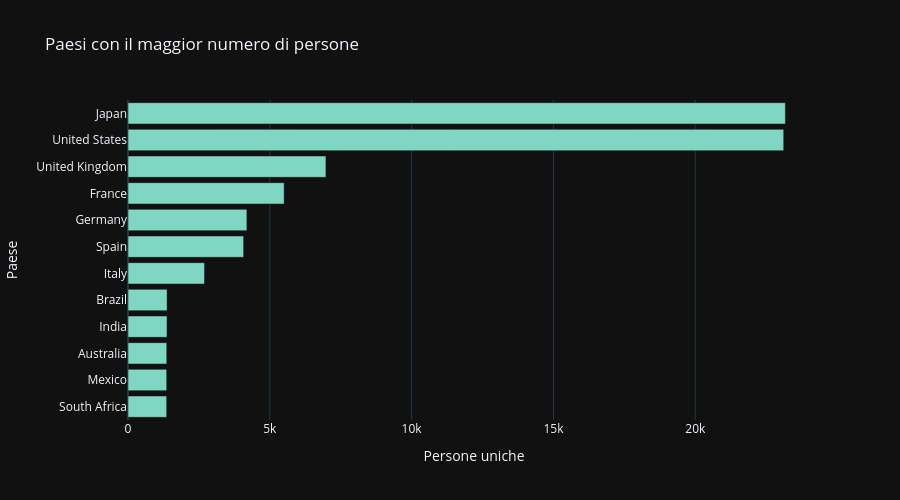

Write notebook code for a chart like this one.
### Code cell
bar_df = (
    country_counts.sort_values("n_people", ascending=False).head(12)
)

fig = px.bar(
    bar_df, x="n_people", y="country",  orientation="h", title="Paesi con il maggior numero di persone",
    labels={
        "n_people": "Persone uniche", "country": "Paese"
    }
)
fig.update_traces(marker_color="#7fd6c2")

fig.update_layout(
    width=900, height=500
)
fig.update_yaxes(autorange="reversed")
fig.show()

### Figure 1 — Plotly figure (JSON) as saved in the notebook; plotly's stock layout.template omitted (floating-point values rounded to 4 significant figures)
{"data": [{"hovertemplate": "Persone uniche=%{x}<br>Paese=%{y}<extra></extra>", "legendgroup": "", "marker": {"color": "#7fd6c2", "pattern": {"shape": ""}}, "name": "", "orientation": "h", "showlegend": false, "textposition": "auto", "x": [23177, 23118, 6979, 5506, 4192, 4077, 2697, 1378, 1376, 1367, 1364, 1363], "xaxis": "x", "y": ["Japan", "United States", "United Kingdom", "France", "Germany", "Spain", "Italy", "Brazil", "India", "Australia", "Mexico", "South Africa"], "yaxis": "y", "type": "bar"}], "layout": {"xaxis": {"anchor": "y", "domain": [0.0, 1.0], "title": {"text": "Persone uniche"}}, "yaxis": {"anchor": "x", "domain": [0.0, 1.0], "title": {"text": "Paese"}, "autorange": "reversed"}, "legend": {"tracegroupgap": 0}, "title": {"text": "Paesi con il maggior numero di persone"}, "barmode": "relative", "width": 900, "height": 500}}
